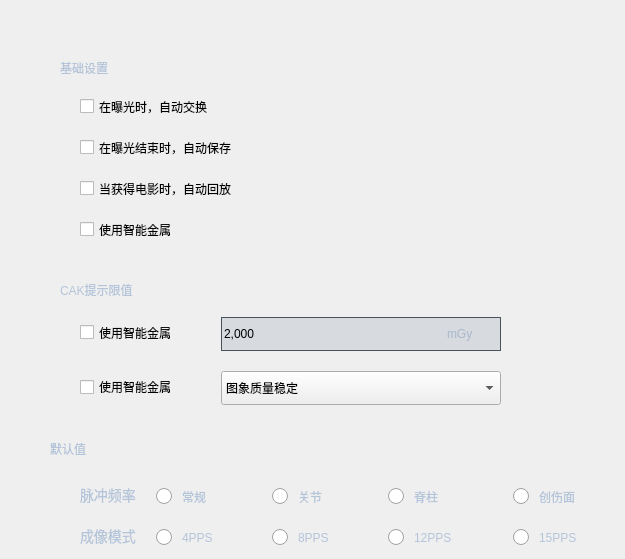
     <widget class="QCfgImgSamPage" name="page_2">
      <property name="styleSheet">
       <string notr="true">QLabel
{
font: 16px &quot;Microsoft YaHei&quot;;
color: #B4C4D9;
}
</string>
      </property>
      <widget class="QLabel" name="label_2">
       <property name="geometry">
        <rect>
         <x>60</x>
         <y>60</y>
         <width>64</width>
         <height>16</height>
        </rect>
       </property>
       <property name="text">
        <string>基础设置</string>
       </property>
      </widget>
      <widget class="QCheckBox" name="imgSam_autoTransfer">
       <property name="geometry">
        <rect>
         <x>80</x>
         <y>98</y>
         <width>221</width>
         <height>17</height>
        </rect>
       </property>
       <property name="text">
        <string>在曝光时，自动交换</string>
       </property>
      </widget>
      <widget class="QCheckBox" name="imgSam_autoSave">
       <property name="geometry">
        <rect>
         <x>80</x>
         <y>139</y>
         <width>341</width>
         <height>17</height>
        </rect>
       </property>
       <property name="text">
        <string>在曝光结束时，自动保存</string>
       </property>
      </widget>
      <widget class="QCheckBox" name="imgSam_autoPlayback">
       <property name="geometry">
        <rect>
         <x>80</x>
         <y>180</y>
         <width>221</width>
         <height>17</height>
        </rect>
       </property>
       <property name="text">
        <string>当获得电影时，自动回放</string>
       </property>
      </widget>
      <widget class="QCheckBox" name="imgSam_useSmartMetal">
       <property name="geometry">
        <rect>
         <x>80</x>
         <y>221</y>
         <width>201</width>
         <height>17</height>
        </rect>
       </property>
       <property name="text">
        <string>使用智能金属</string>
       </property>
      </widget>
      <widget class="QLabel" name="label_32">
       <property name="geometry">
        <rect>
         <x>60</x>
         <y>281</y>
         <width>211</width>
         <height>17</height>
        </rect>
       </property>
       <property name="text">
        <string>CAK提示限值</string>
       </property>
      </widget>
      <widget class="QCheckBox" name="checkBox_11">
       <property name="geometry">
        <rect>
         <x>80</x>
         <y>324</y>
         <width>131</width>
         <height>17</height>
        </rect>
       </property>
       <property name="text">
        <string>使用智能金属</string>
       </property>
      </widget>
      <widget class="QCheckBox" name="checkBox_12">
       <property name="geometry">
        <rect>
         <x>80</x>
         <y>377</y>
         <width>131</width>
         <height>20</height>
        </rect>
       </property>
       <property name="text">
        <string>使用智能金属</string>
       </property>
      </widget>
      <widget class="QLabel" name="label_33">
       <property name="geometry">
        <rect>
         <x>50</x>
         <y>440</y>
         <width>211</width>
         <height>17</height>
        </rect>
       </property>
       <property name="text">
        <string>默认值</string>
       </property>
      </widget>
      <widget class="QLabel" name="label_34">
       <property name="geometry">
        <rect>
         <x>80</x>
         <y>486</y>
         <width>61</width>
         <height>17</height>
        </rect>
       </property>
       <property name="styleSheet">
        <string notr="true">QLabel{

	font:14px
}</string>
       </property>
       <property name="text">
        <string>脉冲频率</string>
       </property>
      </widget>
      <widget class="QLabel" name="label_37">
       <property name="geometry">
        <rect>
         <x>447</x>
         <y>321</y>
         <width>42</width>
         <height>25</height>
        </rect>
       </property>
       <property name="styleSheet">
        <string notr="true">QLabel{
		background:rgba(118,133,154,0);
}</string>
       </property>
       <property name="text">
        <string>mGy</string>
       </property>
      </widget>
      <widget class="QComboBox" name="SeriesTypeBox">
       <property name="geometry">
        <rect>
         <x>221</x>
         <y>371</y>
         <width>280</width>
         <height>34</height>
        </rect>
       </property>
       <property name="minimumSize">
        <size>
         <width>280</width>
         <height>34</height>
        </size>
       </property>
       <property name="maximumSize">
        <size>
         <width>280</width>
         <height>34</height>
        </size>
       </property>
       <property name="styleSheet">
        <string notr="true">QComboBox
{
border: 1px solid rgba(74,82,90,1);
border-radius:2px;
background:rgba(118, 133, 154, 0.2);
color:#B4C4D9;
font:normal 14px  Microsoft YaHei;
}
QComboBox QAbstractItemView::item
{
height: 34px;
}
QComboBox:focus
{
border:3px solid #9dadc1;
border-radius:6px
}
QComboBox::down-arrow
{
image: url(:/CArmWorkStation/ImageSource/Patient/Doc_list_btn_pulldown_nor.png);
height:30px;
width:30px;
}
QComboBox:drop-down
{
subcontrol-origin: padding; 
subcontrol-position: top right;
min-width: 20px;border:none;
}
QListView::item
{
padding-left:30px;
background:0000ff;
color:#ffffff;
font:normal 16px Microsoft YaHei;
}
QComboBox:disabled
{
background:rgba(118, 133, 154, 0.05);
border: 1px solid rgba(74,82,90,0.5);
QSpinBox:disabled
{
background:rgba(118, 133, 154, 0.05);
border: 1px solid rgba(74,82,90,0.5);
color: rgba(180, 196, 217, 0.6);
}
}</string>
       </property>
       <item>
        <property name="text">
         <string>图象质量稳定</string>
        </property>
       </item>
       <item>
        <property name="text">
         <string>曝光时间超过20s</string>
        </property>
       </item>
      </widget>
      <widget class="QLabel" name="label_35">
       <property name="geometry">
        <rect>
         <x>80</x>
         <y>527</y>
         <width>61</width>
         <height>17</height>
        </rect>
       </property>
       <property name="styleSheet">
        <string notr="true">QLabel{

	font:14px
}</string>
       </property>
       <property name="text">
        <string>成像模式</string>
       </property>
      </widget>
      <widget class="QWidget" name="widget_2" native="true">
       <property name="geometry">
        <rect>
         <x>156</x>
         <y>525</y>
         <width>460</width>
         <height>25</height>
        </rect>
       </property>
       <widget class="QRadioButton" name="AllRadioButton_4">
        <property name="geometry">
         <rect>
          <x>357</x>
          <y>0</y>
          <width>81</width>
          <height>25</height>
         </rect>
        </property>
        <property name="styleSheet">
         <string notr="true">QRadioButton
{
font: 16px &quot;Microsoft YaHei&quot;;
color: #B4C4D9;
spacing:10;
}
  QRadioButton::indicator {
      width: 16px;
      height: 16px;
  }

  QRadioButton::indicator::unchecked {
      image: url(:/SysConfig/ImageSource/SysConfig/RadioButtom_uncheck.png);
  }
/*
  QRadioButton::indicator:unchecked:hover {
      image: url(:/images/radiobutton_unchecked_hover.png);
  }

  QRadioButton::indicator:unchecked:pressed {
      image: url(:/images/radiobutton_unchecked_pressed.png);
  }
*/
  QRadioButton::indicator::checked {
      image: url(:/SysConfig/ImageSource/SysConfig/RadioButtom_check.png);
  }
/*
  QRadioButton::indicator:checked:hover {
      image: url(:/images/radiobutton_checked_hover.png);
  }

  QRadioButton::indicator:checked:pressed {
      image: url(:/images/radiobutton_checked_pressed.png);
  }
*/</string>
        </property>
        <property name="text">
         <string>15PPS</string>
        </property>
        <property name="checked">
         <bool>false</bool>
        </property>
       </widget>
       <widget class="QRadioButton" name="AllRadioButton">
        <property name="geometry">
         <rect>
          <x>0</x>
          <y>0</y>
          <width>81</width>
          <height>25</height>
         </rect>
        </property>
        <property name="styleSheet">
         <string notr="true">QRadioButton
{
font: 16px &quot;Microsoft YaHei&quot;;
color: #B4C4D9;
spacing:10;
}
  QRadioButton::indicator {
      width: 16px;
      height: 16px;
  }

  QRadioButton::indicator::unchecked {
      image: url(:/SysConfig/ImageSource/SysConfig/RadioButtom_uncheck.png);
  }
/*
  QRadioButton::indicator:unchecked:hover {
      image: url(:/images/radiobutton_unchecked_hover.png);
  }

  QRadioButton::indicator:unchecked:pressed {
      image: url(:/images/radiobutton_unchecked_pressed.png);
  }
*/
  QRadioButton::indicator::checked {
      image: url(:/SysConfig/ImageSource/SysConfig/RadioButtom_check.png);
  }
/*
  QRadioButton::indicator:checked:hover {
      image: url(:/images/radiobutton_checked_hover.png);
  }

  QRadioButton::indicator:checked:pressed {
      image: url(:/images/radiobutton_checked_pressed.png);
  }
*/</string>
        </property>
        <property name="text">
         <string>4PPS</string>
        </property>
        <property name="checked">
         <bool>false</bool>
        </property>
       </widget>
       <widget class="QRadioButton" name="AllRadioButton_2">
        <property name="geometry">
         <rect>
          <x>116</x>
          <y>0</y>
          <width>81</width>
          <height>25</height>
         </rect>
        </property>
        <property name="styleSheet">
         <string notr="true">QRadioButton
{
font: 16px &quot;Microsoft YaHei&quot;;
color: #B4C4D9;
spacing:10;
}
  QRadioButton::indicator {
      width: 16px;
      height: 16px;
  }

  QRadioButton::indicator::unchecked {
      image: url(:/SysConfig/ImageSource/SysConfig/RadioButtom_uncheck.png);
  }
/*
  QRadioButton::indicator:unchecked:hover {
      image: url(:/images/radiobutton_unchecked_hover.png);
  }

  QRadioButton::indicator:unchecked:pressed {
      image: url(:/images/radiobutton_unchecked_pressed.png);
  }
*/
  QRadioButton::indicator::checked {
      image: url(:/SysConfig/ImageSource/SysConfig/RadioButtom_check.png);
  }
/*
  QRadioButton::indicator:checked:hover {
      image: url(:/images/radiobutton_checked_hover.png);
  }

  QRadioButton::indicator:checked:pressed {
      image: url(:/images/radiobutton_checked_pressed.png);
  }
*/</string>
        </property>
        <property name="text">
         <string>8PPS</string>
        </property>
        <property name="checked">
         <bool>false</bool>
        </property>
       </widget>
       <widget class="QRadioButton" name="AllRadioButton_3">
        <property name="geometry">
         <rect>
          <x>232</x>
          <y>0</y>
          <width>81</width>
          <height>25</height>
         </rect>
        </property>
        <property name="styleSheet">
         <string notr="true">QRadioButton
{
font: 16px &quot;Microsoft YaHei&quot;;
color: #B4C4D9;
spacing:10;
}
  QRadioButton::indicator {
      width: 16px;
      height: 16px;
  }

  QRadioButton::indicator::unchecked {
      image: url(:/SysConfig/ImageSource/SysConfig/RadioButtom_uncheck.png);
  }
/*
  QRadioButton::indicator:unchecked:hover {
      image: url(:/images/radiobutton_unchecked_hover.png);
  }

  QRadioButton::indicator:unchecked:pressed {
      image: url(:/images/radiobutton_unchecked_pressed.png);
  }
*/
  QRadioButton::indicator::checked {
      image: url(:/SysConfig/ImageSource/SysConfig/RadioButtom_check.png);
  }
/*
  QRadioButton::indicator:checked:hover {
      image: url(:/images/radiobutton_checked_hover.png);
  }

  QRadioButton::indicator:checked:pressed {
      image: url(:/images/radiobutton_checked_pressed.png);
  }
*/</string>
        </property>
        <property name="text">
         <string>12PPS</string>
        </property>
        <property name="checked">
         <bool>false</bool>
        </property>
       </widget>
      </widget>
      <widget class="QWidget" name="widget_3" native="true">
       <property name="geometry">
        <rect>
         <x>156</x>
         <y>484</y>
         <width>460</width>
         <height>25</height>
        </rect>
       </property>
       <widget class="QRadioButton" name="AllRadioButton_5">
        <property name="geometry">
         <rect>
          <x>357</x>
          <y>0</y>
          <width>81</width>
          <height>25</height>
         </rect>
        </property>
        <property name="styleSheet">
         <string notr="true">QRadioButton
{
font: 16px &quot;Microsoft YaHei&quot;;
color: #B4C4D9;
spacing:10;
}
  QRadioButton::indicator {
      width: 16px;
      height: 16px;
  }

  QRadioButton::indicator::unchecked {
      image: url(:/SysConfig/ImageSource/SysConfig/RadioButtom_uncheck.png);
  }
/*
  QRadioButton::indicator:unchecked:hover {
      image: url(:/images/radiobutton_unchecked_hover.png);
  }

  QRadioButton::indicator:unchecked:pressed {
      image: url(:/images/radiobutton_unchecked_pressed.png);
  }
*/
  QRadioButton::indicator::checked {
      image: url(:/SysConfig/ImageSource/SysConfig/RadioButtom_check.png);
  }
/*
  QRadioButton::indicator:checked:hover {
      image: url(:/images/radiobutton_checked_hover.png);
  }

  QRadioButton::indicator:checked:pressed {
      image: url(:/images/radiobutton_checked_pressed.png);
  }
*/</string>
        </property>
        <property name="text">
         <string>创伤面</string>
        </property>
        <property name="checked">
         <bool>false</bool>
        </property>
       </widget>
       <widget class="QRadioButton" name="AllRadioButton_6">
        <property name="geometry">
         <rect>
          <x>0</x>
          <y>0</y>
          <width>81</width>
          <height>25</height>
         </rect>
        </property>
        <property name="styleSheet">
         <string notr="true">QRadioButton
{
font: 16px &quot;Microsoft YaHei&quot;;
color: #B4C4D9;
spacing:10;
}
  QRadioButton::indicator {
      width: 16px;
      height: 16px;
  }

  QRadioButton::indicator::unchecked {
      image: url(:/SysConfig/ImageSource/SysConfig/RadioButtom_uncheck.png);
  }
/*
  QRadioButton::indicator:unchecked:hover {
      image: url(:/images/radiobutton_unchecked_hover.png);
  }

  QRadioButton::indicator:unchecked:pressed {
      image: url(:/images/radiobutton_unchecked_pressed.png);
  }
*/
  QRadioButton::indicator::checked {
      image: url(:/SysConfig/ImageSource/SysConfig/RadioButtom_check.png);
  }
/*
  QRadioButton::indicator:checked:hover {
      image: url(:/images/radiobutton_checked_hover.png);
  }

  QRadioButton::indicator:checked:pressed {
      image: url(:/images/radiobutton_checked_pressed.png);
  }
*/</string>
        </property>
        <property name="text">
         <string>常规</string>
        </property>
        <property name="checked">
         <bool>false</bool>
        </property>
       </widget>
       <widget class="QRadioButton" name="AllRadioButton_7">
        <property name="geometry">
         <rect>
          <x>116</x>
          <y>0</y>
          <width>81</width>
          <height>25</height>
         </rect>
        </property>
        <property name="styleSheet">
         <string notr="true">QRadioButton
{
font: 16px &quot;Microsoft YaHei&quot;;
color: #B4C4D9;
spacing:10;
}
  QRadioButton::indicator {
      width: 16px;
      height: 16px;
  }

  QRadioButton::indicator::unchecked {
      image: url(:/SysConfig/ImageSource/SysConfig/RadioButtom_uncheck.png);
  }
/*
  QRadioButton::indicator:unchecked:hover {
      image: url(:/images/radiobutton_unchecked_hover.png);
  }

  QRadioButton::indicator:unchecked:pressed {
      image: url(:/images/radiobutton_unchecked_pressed.png);
  }
*/
  QRadioButton::indicator::checked {
      image: url(:/SysConfig/ImageSource/SysConfig/RadioButtom_check.png);
  }
/*
  QRadioButton::indicator:checked:hover {
      image: url(:/images/radiobutton_checked_hover.png);
  }

  QRadioButton::indicator:checked:pressed {
      image: url(:/images/radiobutton_checked_pressed.png);
  }
*/</string>
        </property>
        <property name="text">
         <string>关节</string>
        </property>
        <property name="checked">
         <bool>false</bool>
        </property>
       </widget>
       <widget class="QRadioButton" name="AllRadioButton_8">
        <property name="geometry">
         <rect>
          <x>232</x>
          <y>0</y>
          <width>81</width>
          <height>25</height>
         </rect>
        </property>
        <property name="styleSheet">
         <string notr="true">QRadioButton
{
font: 16px &quot;Microsoft YaHei&quot;;
color: #B4C4D9;
spacing:10;
}
  QRadioButton::indicator {
      width: 16px;
      height: 16px;
  }

  QRadioButton::indicator::unchecked {
      image: url(:/SysConfig/ImageSource/SysConfig/RadioButtom_uncheck.png);
  }
/*
  QRadioButton::indicator:unchecked:hover {
      image: url(:/images/radiobutton_unchecked_hover.png);
  }

  QRadioButton::indicator:unchecked:pressed {
      image: url(:/images/radiobutton_unchecked_pressed.png);
  }
*/
  QRadioButton::indicator::checked {
      image: url(:/SysConfig/ImageSource/SysConfig/RadioButtom_check.png);
  }
/*
  QRadioButton::indicator:checked:hover {
      image: url(:/images/radiobutton_checked_hover.png);
  }

  QRadioButton::indicator:checked:pressed {
      image: url(:/images/radiobutton_checked_pressed.png);
  }
*/</string>
        </property>
        <property name="text">
         <string>脊柱</string>
        </property>
        <property name="checked">
         <bool>false</bool>
        </property>
       </widget>
      </widget>
      <widget class="QLineEdit" name="imgSam_doseWarningLimit">
       <property name="geometry">
        <rect>
         <x>221</x>
         <y>317</y>
         <width>280</width>
         <height>34</height>
        </rect>
       </property>
       <property name="styleSheet">
        <string notr="true">QLineEdit{

	background:rgba(118,133,154,0.2);
	border:1px solid rgba(74,82,90,1);

}</string>
       </property>
       <property name="text">
        <string>2,000</string>
       </property>
      </widget>
     </widget>
